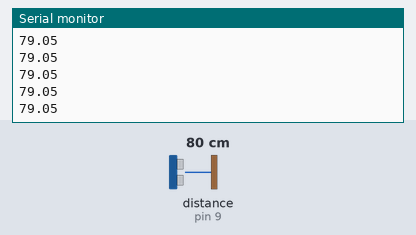
Bench run of a sketch on a simulated Arduino Uno, built with avr-gcc and run on an emulated ATmega328P. Parts: the last lines printed to the serial monitor. Wiring (inferred from the names in the program): ultrasonic range finder: trigger pin 10; echo pin 9. The inputs (shaded band) are chosen by the test bench; at power-on: distance to the obstacle (sensor on pin 9) 80 cm. The echo pulse lasts 58.3 µs per cm.

Above: at 1.2 s.
1.3 s: distance to the obstacle (sensor on pin 9) set to 2 cm
At 1.8 s:
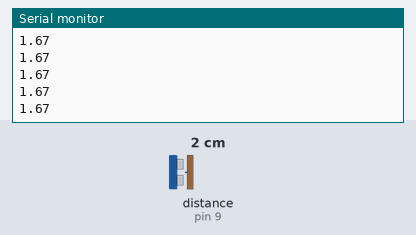
2.8 s: distance to the obstacle (sensor on pin 9) set to 4 cm
At 3.3 s:
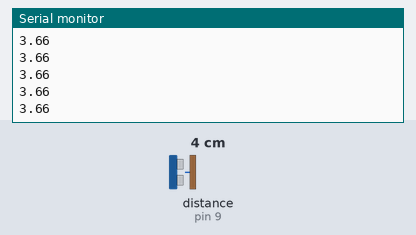
Timing chart, 0 to 5.8 s (numbered marks = the images above; inputs shaded):
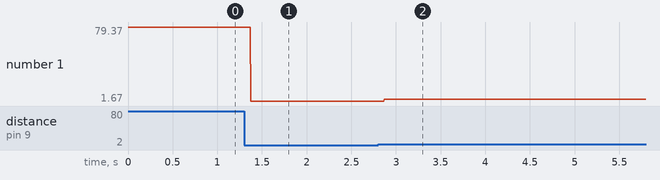

The sketch:

distance.ino
```cpp
// Iniciando variaveis úteis pro programa.
int PINO_TRIGGER = 10;
int PINO_ECHO = 9;
float VEL_SOM = 0.034029;
float distancia, tempo;

void setup()
{
    Serial.begin(9600); // Inicia e configura o terminal com comunicação de 9600 bits por segundo.

    pinMode(PINO_TRIGGER, OUTPUT); // Configura a porta PINO_TRIGGER como saída de energia (escrita)
    pinMode(PINO_ECHO, INPUT);     // Configura a porta PINO_ECHO como entrada (leitura)
}

void loop()
{
    digitalWrite(PINO_TRIGGER, LOW); // desliga a energia no PINO_TRIGGER
    delayMicroseconds(5);            // delay de 5 microsegundos

    // Essa sequancia de comando manda um sinal para o sensor de distância.
    digitalWrite(PINO_TRIGGER, HIGH); // Liga a energia no PINO_TRIGGER
    delayMicroseconds(10);            // Delay de 10 microsegundos
    digitalWrite(PINO_TRIGGER, LOW);  // Desliga a energia no PINO_TRIGGER

    tempo = pulseIn(PINO_ECHO, HIGH);  // Guarda o tempo de ida e volta
    distancia = (VEL_SOM * tempo) / 2; // Calcula a distância a partir do tempo

    Serial.println(distancia); // Escreve a distância na tela do terminal.
}
```

Measured:
- after the input at 1.3 s, the serial monitor: prints a new line after 0.07 s (image 1)
- after the input at 2.8 s, the serial monitor: prints a new line after 0.07 s (image 2)
- plotted number 1: 79.05 → 1.67 after the input at 1.3 s, 1.67 → 3.6 after the input at 2.8 s
